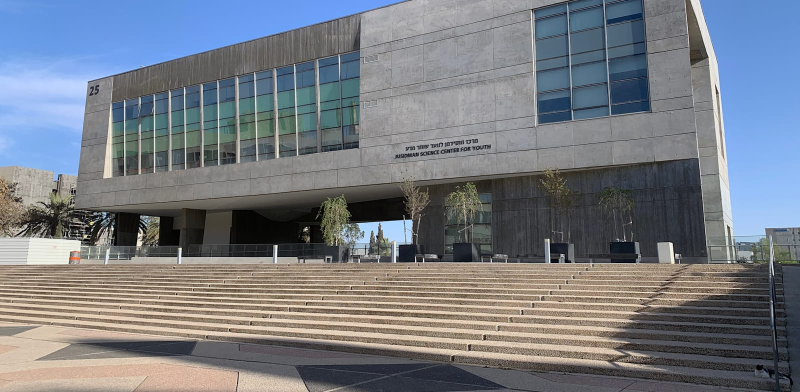
#> input picture images_check/4.jpg, 1600 x 784 px (shown at 1/2 size)
$ python 'sift try.py'
#> lines starting #> are read from the running program, lines starting #| are printed output that depends on the picture
import cv2
import numpy as np
import cv2 as cv
# import matplotlib.pyplot as plt

img1 = cv.imread('images_check/4.jpg', cv.IMREAD_GRAYSCALE)  # queryImage
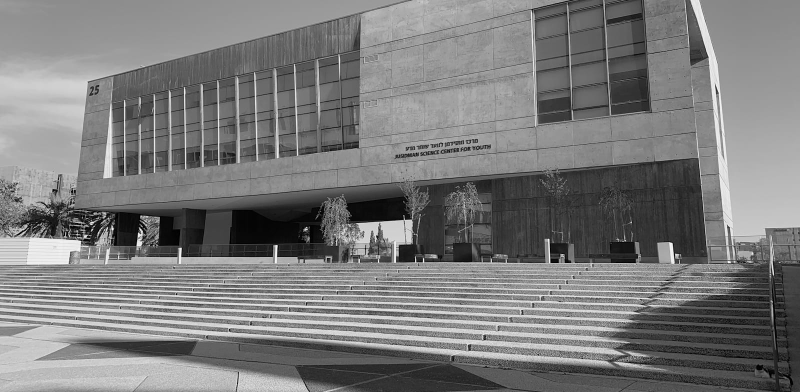
#> img1: shape (784, 1600) (shown at 1/2 size); min 0, max 255, mean 122.7
img2 = cv.imread('images_check/5.jpg', cv.IMREAD_GRAYSCALE)  # trainImage
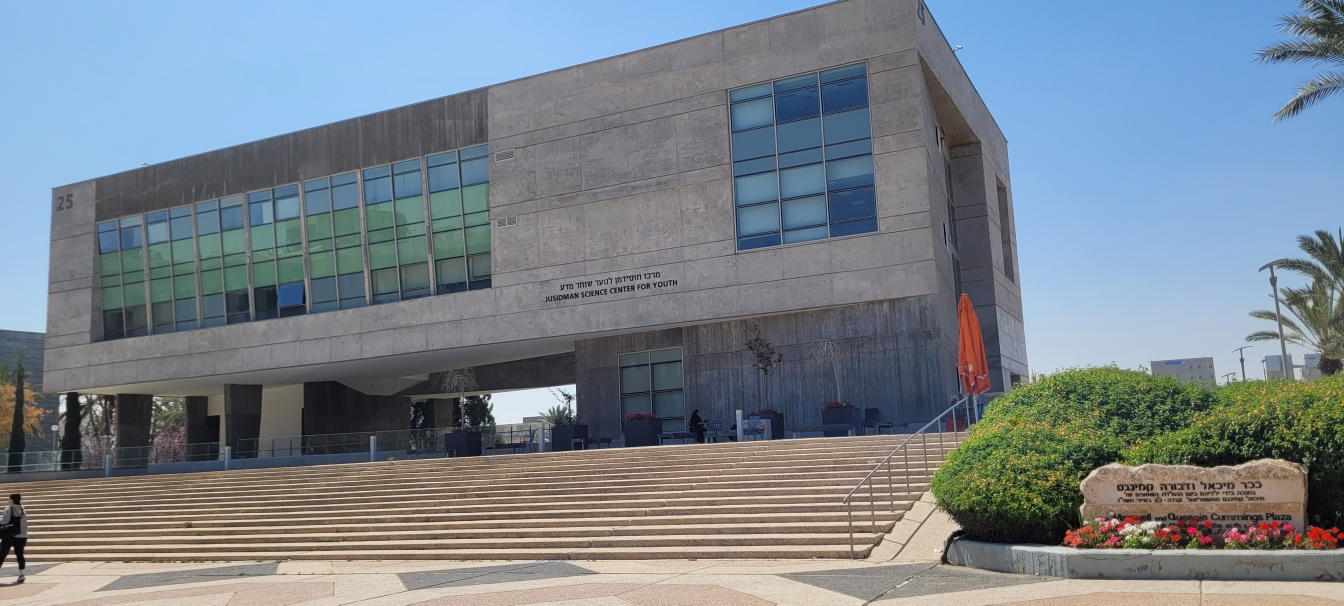
#> input picture images_check/5.jpg, 4032 x 1816 px (shown at 1/3 size)
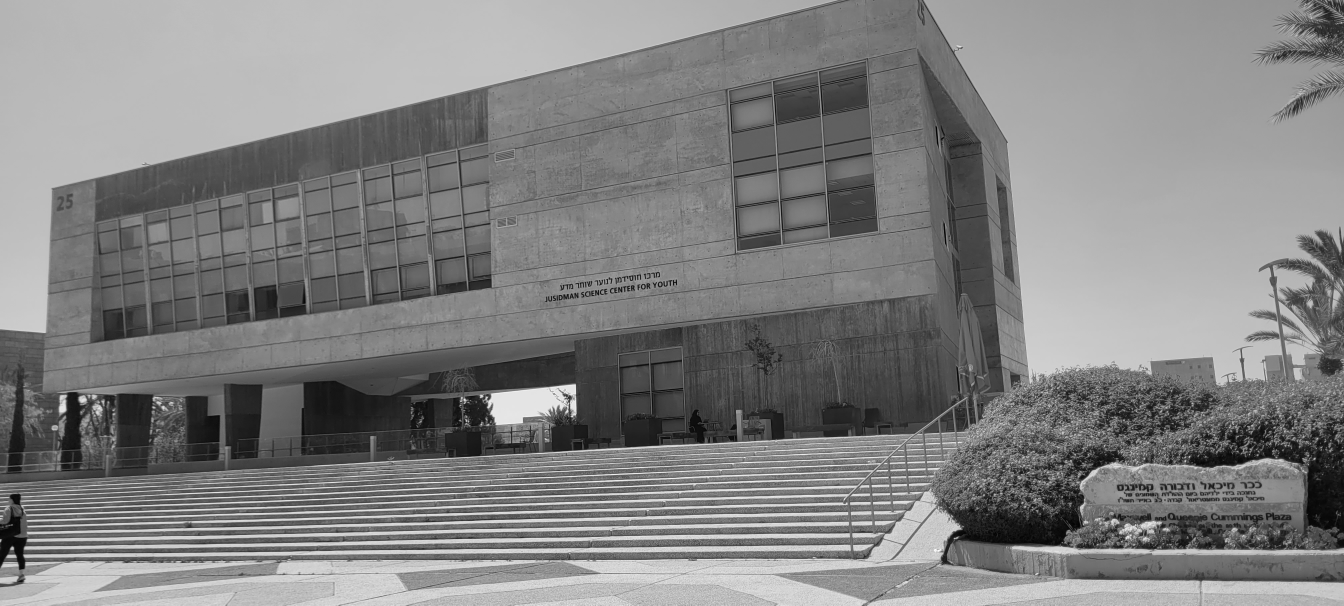
#> img2: shape (1816, 4032) (shown at 1/3 size); min 0, max 255, mean 128.8
img1 = cv.imread('images/25/20240416_104922.jpg', cv.IMREAD_GRAYSCALE)  # queryImage
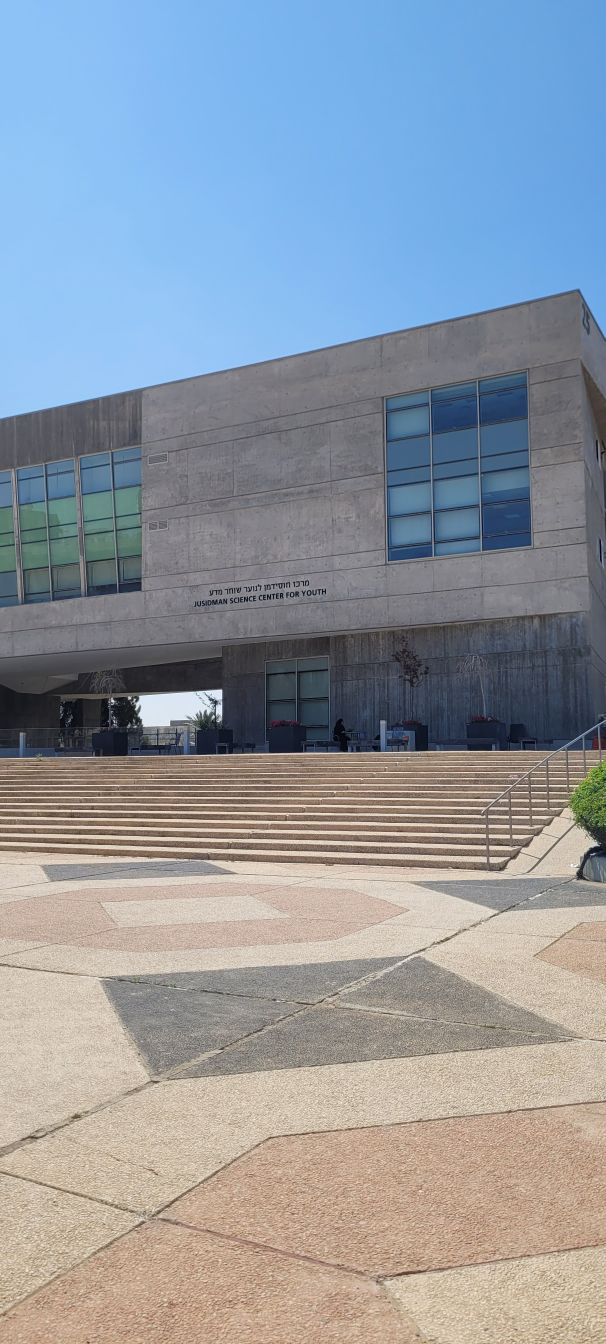
#> input picture images/25/20240416_104922.jpg, 1816 x 4032 px (shown at 1/3 size)
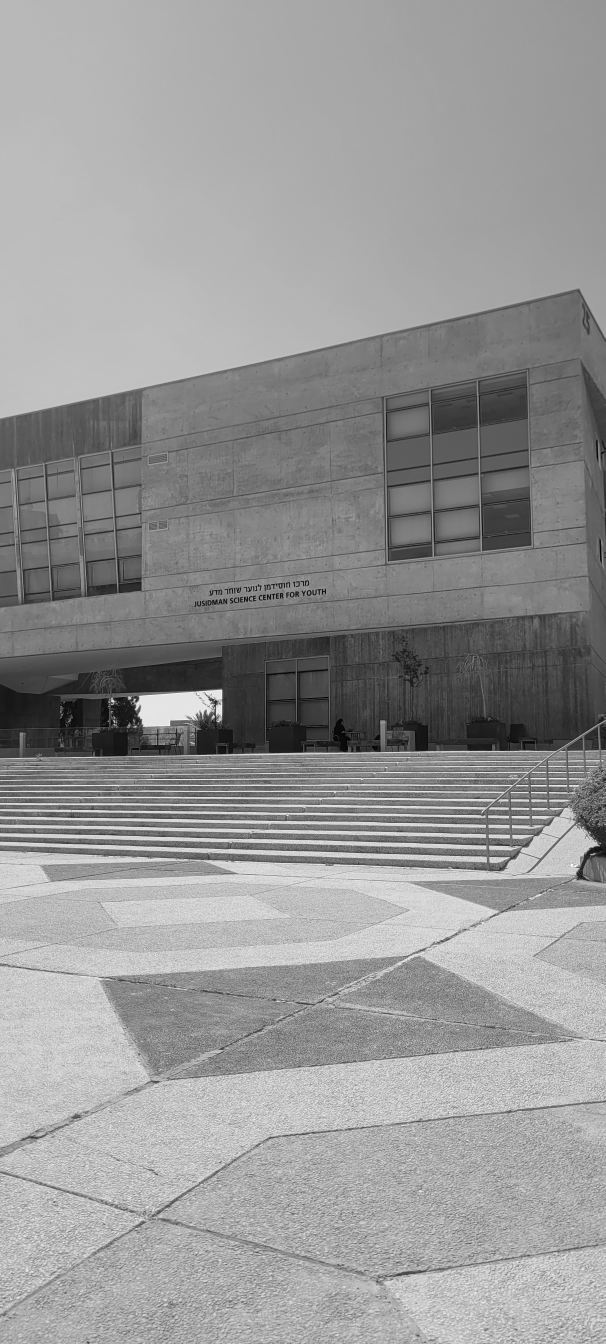
#> img1: shape (4032, 1816) (shown at 1/3 size); min 0, max 255, mean 150
if img1.shape[0]/img2.shape[0] > 2.2:
    img2 = cv2.resize(img2,(img1.shape[1]*2,img1.shape[0]*2),cv2.INTER_CUBIC)
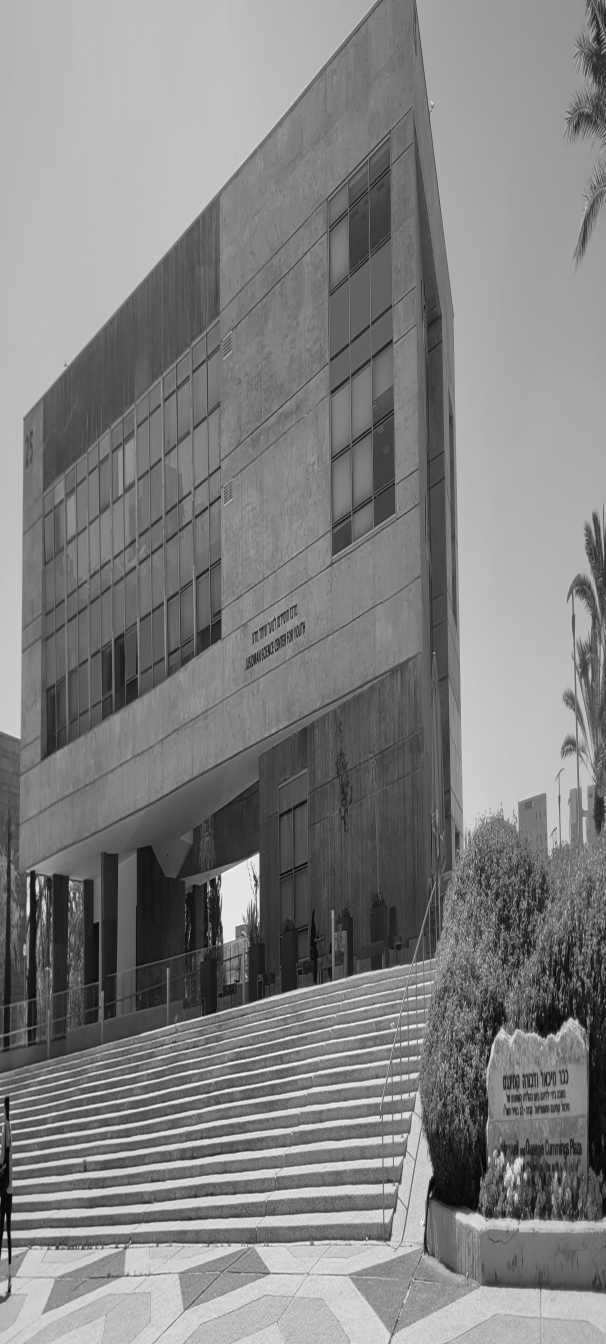
#> img2: shape (8064, 3632) (shown at 1/6 size); min 0, max 254, mean 128.7
elif img2.shape[0] / img1.shape[0] > 2.2:
    img1 = cv2.resize(img1, (img2.shape[1] * 2, img2.shape[0] * 2), cv2.INTER_CUBIC)
# [9 lines of commented-out code are left out]
sift = cv.SIFT_create()
bf = cv.FlannBasedMatcher(indexParams=dict(algorithm=0, trees=5), searchParams=dict(checks=50))

# find the keypoints and descriptors with SIFT
kp1, des1 = sift.detectAndCompute(img1, None)
#> kp1 = 65076 keypoints; strongest (x, y, size): (478, 2131, 84.4), (327, 2107, 2.3), (344, 2174, 2.6), (1773, 2564, 3)
#> (the run stopped early here; a loop or call above may not have finished)
